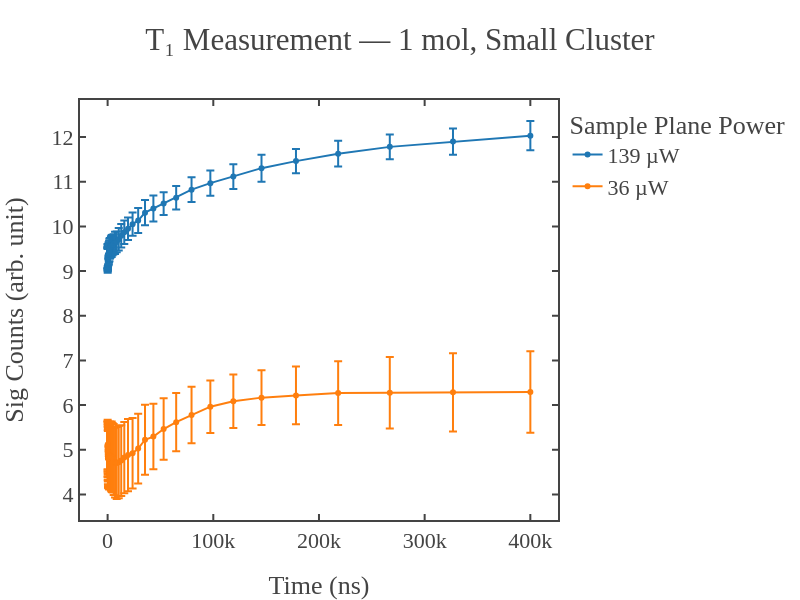
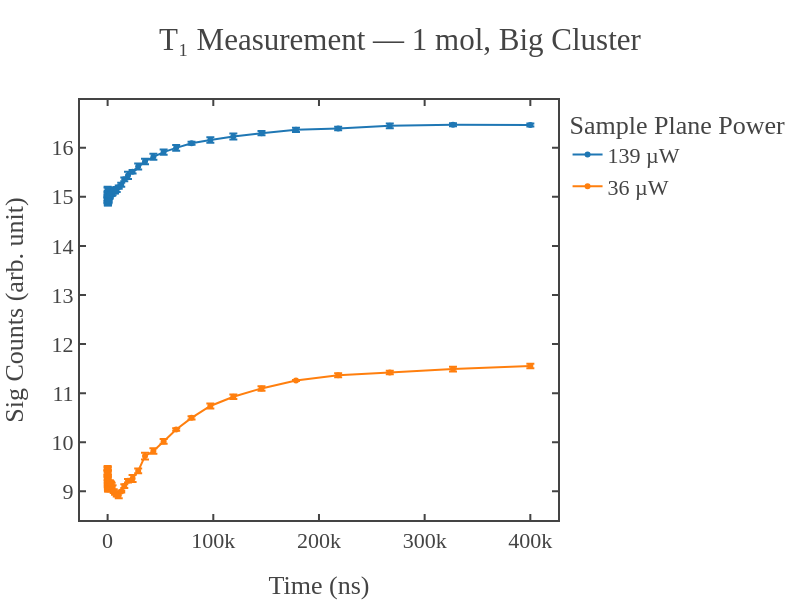
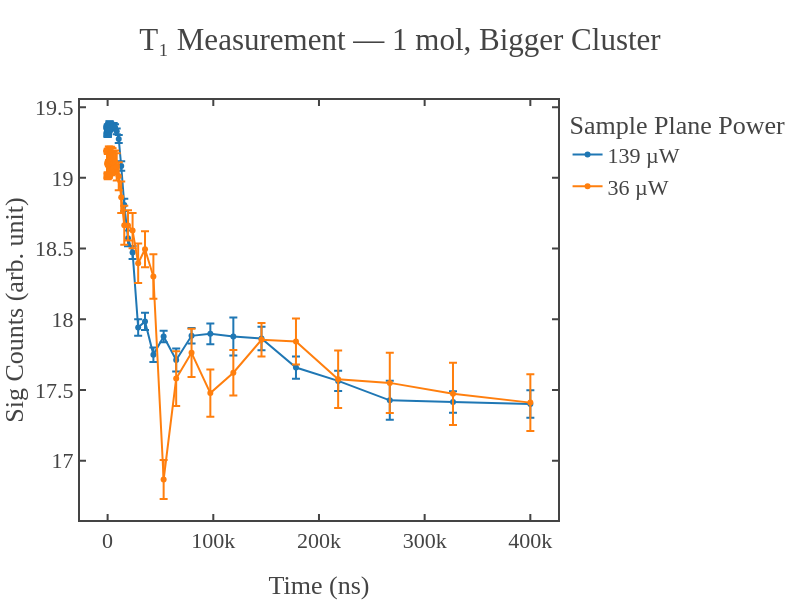

The cell these charts' notebook holds for them, in order:
### Code cell
# --- Parameters ---
samples = 2000
root_base = r"C:\Users\Administrator\OneDrive\Desktop\Atanu_experiments\T1_measurements\codes\data\2025\Oct_10\citric acid"
mol_levels = ['1 mol', '0.1 mol']
cluster_types = ['small cluster', 'big cluster', 'bigger cluster']
power_folders = ['p_11mW', 'p_3mW']
pulse_folder = 'l_50.0us'
systematic_path = r"systematic\a_5\s_2000"

# --- Loop through each molarity and cluster ---
for mol in mol_levels:
    for cluster in cluster_types:
        print(f"\nProcessing: {mol} → {cluster}")

        fig = go.Figure()

        for power_folder in power_folders:
            try:
                source_power_mW = int(power_folder.split('_')[1].replace('mW', ''))
            except (IndexError, ValueError):
                print(f"Could not extract power from: {power_folder}")
                continue

            sample_power_uW = calibration.get(source_power_mW, None)
            if sample_power_uW is None:
                print(f"No calibration available for {source_power_mW} mW. Skipping.")
                continue

            # Build full path
            cluster_path = os.path.join(root_base, mol, cluster)
            data_path = os.path.join(cluster_path, power_folder, pulse_folder, systematic_path)

            if not os.path.exists(data_path):
                print(f"Path not found: {data_path}")
                continue

            # Load .npz files
            npz_files = sorted([f for f in os.listdir(data_path) if f.endswith('.npz')])
            if len(npz_files) < 3:
                print(f"Less than 3 datasets found in {data_path}. Skipping.")
                continue

            signal_photon_list = []
            time_axis = None

            for npz_file in npz_files[:3]:
                file_path = os.path.join(data_path, npz_file)
                data = dict(np.load(file_path))
                time_axis, signal_photon, _, _ = data_to_time_signal(data, samples, first='signal')
                signal_photon_list.append(signal_photon[1:])  # Skip first point

            signal_array = np.vstack(signal_photon_list)
            mean_signal = np.mean(signal_array, axis=0)
            std_signal = np.std(signal_array, axis=0)

            fig.add_trace(go.Scatter(
                x=time_axis[1:],  # Skip first point
                y=mean_signal,
                mode='markers+lines',
                name=f'{sample_power_uW} µW',
                error_y=dict(
                    type='data',
                    array=std_signal,
                    visible=True
                )
            ))

        # Final layout
        fig.update_layout(
            template=fig_template,
            title=f"T₁ Measurement — {mol}, {cluster.title()}",
            xaxis_title='Time (ns)',
            yaxis_title='Sig/Ref Counts (arb. unit)',
            legend_title='Sample Plane Power',
            height = 600,
            width = 800,
        )

        fig.show()

        # Save
        filename_suffix = "_".join([
            f"{calibration[int(p.split('_')[1].replace('mW', ''))]}uW"
            for p in power_folders
            if int(p.split('_')[1].replace('mW', '')) in calibration
        ])
        safe_cluster = cluster.replace(" ", "_").lower()
        safe_mol = mol.replace(" ", "_").lower()
        output_path = os.path.join(cluster_path, f"t1_plot_{safe_mol}_{safe_cluster}_{filename_suffix}.html")
        fig.write_html(output_path)
        print(f"Saved: {output_path}")

### Figure 1 — Plotly figure (JSON) as saved in the notebook; plotly's stock layout.template omitted (floating-point values rounded to 4 significant figures)
{"data": [{"error_y": {"array": [0.2457, 0.2684, 0.2402, 0.2476, 0.2294, 0.2671, 0.2563, 0.2597, 0.2542, 0.2454, 0.2524, 0.2266, 0.2564, 0.2568, 0.2108, 0.239, 0.2196, 0.2296, 0.2462, 0.2304, 0.2399, 0.2524, 0.2337, 0.2222, 0.2237, 0.2447, 0.2283, 0.223, 0.2488, 0.2335, 0.2525, 0.2621, 0.2639, 0.2516, 0.2606, 0.2796, 0.2827, 0.2924, 0.2537, 0.2638, 0.277, 0.2822, 0.2752, 0.3028, 0.2691, 0.2887, 0.278, 0.2932, 0.3275], "type": "data", "visible": true}, "mode": "markers+lines", "name": "139 µW", "type": "scatter", "x": [24, 29, 36, 44, 54, 67, 82, 100, 123, 150, 184, 226, 276, 338, 414, 507, 621, 760, 930, 1139, 1394, 1706, 2088, 2556, 3129, 3830, 4688, 5738, 7023, 8596, 10522, 12878, 15763, 19294, 23616, 28905, 35380, 43305, 53004, 64877, 79408, 97195, 118965, 145612, 178227, 218148, 267010, 326817, 400020], "y": [9.356, 9.339, 9.306, 9.307, 9.274, 9.227, 9.271, 9.257, 9.259, 9.284, 9.279, 9.286, 9.332, 9.313, 9.321, 9.358, 9.365, 9.374, 9.391, 9.417, 9.441, 9.47, 9.508, 9.515, 9.557, 9.562, 9.583, 9.599, 9.632, 9.655, 9.713, 9.789, 9.87, 9.948, 10.05, 10.13, 10.31, 10.4, 10.51, 10.64, 10.82, 10.97, 11.11, 11.3, 11.46, 11.63, 11.78, 11.9, 12.03]}, {"error_y": {"array": [0.5599, 0.5571, 0.536, 0.5579, 0.573, 0.5627, 0.5823, 0.574, 0.5658, 0.5925, 0.5557, 0.5646, 0.6113, 0.6375, 0.6324, 0.6424, 0.6636, 0.6666, 0.6723, 0.6924, 0.7322, 0.7273, 0.7547, 0.7474, 0.7694, 0.7877, 0.7791, 0.7956, 0.7831, 0.8053, 0.8071, 0.7923, 0.7982, 0.8081, 0.7882, 0.7821, 0.7833, 0.7324, 0.6903, 0.6542, 0.6317, 0.5861, 0.5986, 0.6142, 0.6465, 0.7141, 0.8015, 0.8755, 0.9126], "type": "data", "visible": true}, "mode": "markers+lines", "name": "36 µW", "type": "scatter", "x": [24, 29, 36, 44, 54, 67, 82, 100, 123, 150, 184, 226, 276, 338, 414, 507, 621, 760, 930, 1139, 1394, 1706, 2088, 2556, 3129, 3830, 4688, 5738, 7023, 8596, 10522, 12878, 15763, 19294, 23616, 28905, 35380, 43305, 53004, 64877, 79408, 97195, 118965, 145612, 178227, 218148, 267010, 326817, 400020], "y": [5.076, 5.115, 5.094, 5.069, 5.049, 5.011, 4.989, 4.963, 4.95, 4.908, 4.884, 4.853, 4.839, 4.81, 4.821, 4.803, 4.813, 4.807, 4.808, 4.836, 4.843, 4.857, 4.879, 4.868, 4.854, 4.842, 4.82, 4.781, 4.712, 4.703, 4.722, 4.758, 4.825, 4.88, 4.921, 5.026, 5.224, 5.295, 5.464, 5.618, 5.776, 5.964, 6.086, 6.167, 6.217, 6.27, 6.276, 6.285, 6.291]}], "layout": {"height": 600, "legend": {"title": {"text": "Sample Plane Power"}}, "title": {"text": "T₁ Measurement — 1 mol, Small Cluster"}, "width": 800, "xaxis": {"autorange": true, "range": [-26150.0, 426200.0], "title": {"text": "Time (ns)"}, "type": "linear"}, "yaxis": {"autorange": true, "range": [3.427, 12.83], "title": {"text": "Sig Counts (arb. unit)"}, "type": "linear"}}}

### Figure 2 — Plotly figure (JSON) as saved in the notebook; plotly's stock layout.template omitted (floating-point values rounded to 4 significant figures)
{"data": [{"error_y": {"array": [0.0544, 0.06484, 0.07127, 0.07722, 0.05352, 0.06599, 0.07133, 0.05629, 0.04927, 0.0644, 0.08679, 0.04506, 0.07774, 0.07063, 0.07275, 0.06285, 0.06037, 0.08341, 0.06642, 0.05989, 0.05357, 0.0624, 0.06285, 0.06885, 0.0566, 0.05753, 0.07692, 0.05753, 0.05529, 0.05194, 0.0348, 0.03988, 0.03932, 0.07298, 0.03484, 0.06218, 0.055, 0.06006, 0.0522, 0.05885, 0.03077, 0.05667, 0.06194, 0.04306, 0.0432, 0.03457, 0.04872, 0.02811, 0.0318], "type": "data", "visible": true}, "mode": "markers+lines", "name": "139 µW", "type": "scatter", "x": [24, 29, 36, 44, 54, 67, 82, 100, 123, 150, 184, 226, 276, 338, 414, 507, 621, 760, 930, 1139, 1394, 1706, 2088, 2556, 3129, 3830, 4688, 5738, 7023, 8596, 10522, 12878, 15763, 19294, 23616, 28905, 35380, 43305, 53004, 64877, 79408, 97195, 118965, 145612, 178227, 218148, 267010, 326817, 400020], "y": [15.15, 15.12, 15.05, 15.01, 14.97, 14.98, 14.95, 14.94, 14.92, 14.92, 14.91, 14.93, 14.9, 14.93, 14.92, 14.94, 14.96, 14.95, 14.97, 15.0, 15.02, 15.02, 15.04, 15.08, 15.09, 15.07, 15.11, 15.13, 15.12, 15.15, 15.2, 15.25, 15.36, 15.44, 15.51, 15.62, 15.72, 15.81, 15.91, 16.0, 16.09, 16.16, 16.23, 16.3, 16.36, 16.39, 16.45, 16.47, 16.46]}, {"error_y": {"array": [0.04299, 0.03538, 0.04084, 0.04797, 0.06486, 0.02658, 0.05286, 0.04498, 0.04775, 0.03816, 0.03289, 0.03348, 0.03144, 0.05271, 0.03176, 0.04733, 0.05038, 0.05882, 0.0443, 0.04303, 0.06136, 0.04863, 0.04472, 0.02488, 0.05625, 0.03485, 0.05715, 0.03863, 0.0353, 0.02986, 0.06244, 0.02058, 0.03863, 0.0367, 0.07011, 0.0499, 0.06987, 0.05626, 0.0486, 0.02454, 0.03091, 0.04903, 0.04513, 0.04538, 0.008868, 0.03995, 0.03546, 0.04792, 0.04617], "type": "data", "visible": true}, "mode": "markers+lines", "name": "36 µW", "type": "scatter", "x": [24, 29, 36, 44, 54, 67, 82, 100, 123, 150, 184, 226, 276, 338, 414, 507, 621, 760, 930, 1139, 1394, 1706, 2088, 2556, 3129, 3830, 4688, 5738, 7023, 8596, 10522, 12878, 15763, 19294, 23616, 28905, 35380, 43305, 53004, 64877, 79408, 97195, 118965, 145612, 178227, 218148, 267010, 326817, 400020], "y": [9.474, 9.46, 9.433, 9.388, 9.362, 9.324, 9.284, 9.264, 9.219, 9.159, 9.121, 9.097, 9.064, 9.062, 9.036, 9.051, 9.049, 9.067, 9.092, 9.102, 9.143, 9.163, 9.179, 9.167, 9.144, 9.141, 9.069, 9.004, 8.964, 8.924, 8.921, 8.999, 9.107, 9.217, 9.263, 9.417, 9.718, 9.822, 10.02, 10.26, 10.5, 10.74, 10.93, 11.1, 11.26, 11.37, 11.42, 11.49, 11.55]}], "layout": {"height": 600, "legend": {"title": {"text": "Sample Plane Power"}}, "title": {"text": "T₁ Measurement — 1 mol, Big Cluster"}, "width": 800, "xaxis": {"autorange": true, "range": [-26150.0, 426200.0], "title": {"text": "Time (ns)"}, "type": "linear"}, "yaxis": {"autorange": true, "range": [8.417, 16.97], "title": {"text": "Sig Counts (arb. unit)"}, "type": "linear"}}}

### Figure 3 — Plotly figure (JSON) as saved in the notebook; plotly's stock layout.template omitted (floating-point values rounded to 4 significant figures)
{"data": [{"error_y": {"array": [0.02822, 0.02822, 0.02577, 0.02959, 0.03039, 0.02215, 0.03177, 0.03536, 0.02462, 0.02884, 0.01769, 0.01905, 0.00895, 0.02563, 0.0318, 0.01116, 0.02062, 0.02569, 0.02172, 0.01819, 0.03025, 0.03197, 0.02475, 0.0155, 0.007554, 0.01994, 0.0227, 0.02309, 0.02212, 0.021, 0.02899, 0.03334, 0.04322, 0.05574, 0.04591, 0.05873, 0.06127, 0.05066, 0.04102, 0.08145, 0.05475, 0.07277, 0.1343, 0.08342, 0.07861, 0.07238, 0.1377, 0.07657, 0.0976], "type": "data", "visible": true}, "mode": "markers+lines", "name": "139 µW", "type": "scatter", "x": [24, 29, 36, 44, 54, 67, 82, 100, 123, 150, 184, 226, 276, 338, 414, 507, 621, 760, 930, 1139, 1394, 1706, 2088, 2556, 3129, 3830, 4688, 5738, 7023, 8596, 10522, 12878, 15763, 19294, 23616, 28905, 35380, 43305, 53004, 64877, 79408, 97195, 118965, 145612, 178227, 218148, 267010, 326817, 400020], "y": [19.34, 19.32, 19.34, 19.32, 19.33, 19.33, 19.32, 19.33, 19.33, 19.35, 19.34, 19.35, 19.33, 19.34, 19.34, 19.34, 19.36, 19.35, 19.36, 19.36, 19.36, 19.37, 19.37, 19.38, 19.35, 19.36, 19.37, 19.36, 19.36, 19.33, 19.27, 19.08, 18.81, 18.57, 18.47, 17.94, 17.98, 17.75, 17.88, 17.71, 17.88, 17.9, 17.88, 17.86, 17.66, 17.56, 17.43, 17.42, 17.4]}, {"error_y": {"array": [0.07472, 0.07583, 0.09013, 0.08888, 0.09544, 0.0961, 0.1075, 0.095, 0.08908, 0.07945, 0.06926, 0.08318, 0.08178, 0.08011, 0.0834, 0.09254, 0.08936, 0.08427, 0.09061, 0.1115, 0.09384, 0.1003, 0.08646, 0.09041, 0.08166, 0.09649, 0.0827, 0.07832, 0.08152, 0.09677, 0.09856, 0.1121, 0.1373, 0.1072, 0.1247, 0.1396, 0.1279, 0.157, 0.1376, 0.1936, 0.1704, 0.1662, 0.1605, 0.1189, 0.1623, 0.2035, 0.2132, 0.2203, 0.2013], "type": "data", "visible": true}, "mode": "markers+lines", "name": "36 µW", "type": "scatter", "x": [24, 29, 36, 44, 54, 67, 82, 100, 123, 150, 184, 226, 276, 338, 414, 507, 621, 760, 930, 1139, 1394, 1706, 2088, 2556, 3129, 3830, 4688, 5738, 7023, 8596, 10522, 12878, 15763, 19294, 23616, 28905, 35380, 43305, 53004, 64877, 79408, 97195, 118965, 145612, 178227, 218148, 267010, 326817, 400020], "y": [19.11, 19.1, 19.09, 19.1, 19.1, 19.1, 19.1, 19.09, 19.1, 19.11, 19.1, 19.12, 19.1, 19.11, 19.09, 19.11, 19.12, 19.12, 19.1, 19.11, 19.1, 19.12, 19.12, 19.12, 19.14, 19.12, 19.13, 19.11, 19.11, 19.08, 19.01, 18.86, 18.66, 18.66, 18.63, 18.4, 18.5, 18.3, 16.87, 17.58, 17.76, 17.48, 17.62, 17.86, 17.84, 17.58, 17.55, 17.47, 17.41]}], "layout": {"height": 600, "legend": {"title": {"text": "Sample Plane Power"}}, "title": {"text": "T₁ Measurement — 1 mol, Bigger Cluster"}, "width": 800, "xaxis": {"autorange": true, "range": [-26150.0, 426200.0], "title": {"text": "Time (ns)"}, "type": "linear"}, "yaxis": {"autorange": true, "range": [16.58, 19.55], "title": {"text": "Sig Counts (arb. unit)"}, "type": "linear"}}}
